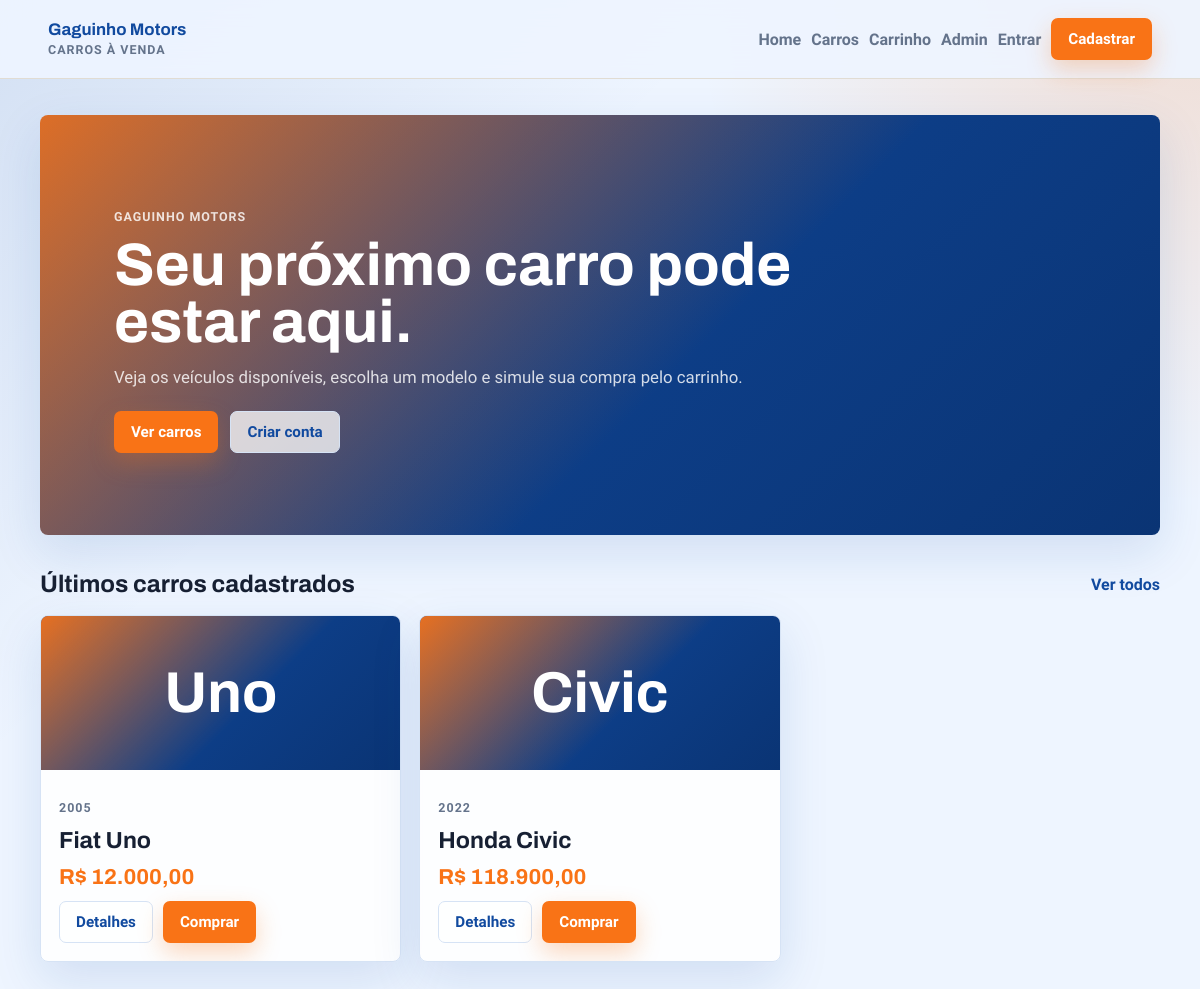
The page / on the database its author committed.
### carros/models.py (models this page shows, shortened)
class Carro(models.Model):
    marca = models.CharField(max_length=100)
    modelo = models.CharField(max_length=100)
    ano = models.IntegerField()
    preco = models.DecimalField(max_digits=10, decimal_places=2)
    descricao = models.TextField()
    @property
    def preco_formatado(self):
        return f"{self.preco:,.2f}".replace(",", "X").replace(".", ",").replace("X", ".")

### carros/views.py (the view)
# urls.py: path('', views.home, name='home'),
def home(request):
    carros = Carro.objects.order_by("-id")[:3]
    return render(request, "home.html", {"carros": carros})

### carros/templates/home.html (shortened to what this page needs)
{% extends "base.html" %}
{% block content %}
<section class="hero">
    <div>
        <p class="eyebrow">Gaguinho Motors</p>
        <h1>Seu próximo carro pode estar aqui.</h1>
        <p class="lead">Veja os veículos disponíveis, escolha um modelo e simule sua compra pelo carrinho.</p>
        <div class="hero-actions">
            <a class="button button-primary" href="{% url 'lista_carros' %}">Ver carros</a>
            <a class="button button-secondary" href="{% url 'cadastro' %}">Criar conta</a>
        </div>
    </div>
</section>
{% if carros %}
    <section class="section-heading">
        <h2>Últimos carros cadastrados</h2>
        <a href="{% url 'lista_carros' %}">Ver todos</a>
    </section>
    <section class="vehicle-grid" aria-label="Últimos carros">
        {% for carro in carros %}
            <article class="vehicle-card">
                <div class="vehicle-cover">
                    <span>{{ carro.modelo }}</span>
                </div>
                <div class="vehicle-body">
                    <div>
                        <p class="vehicle-year">{{ carro.ano }}</p>
                        <h2>{{ carro.marca }} {{ carro.modelo }}</h2>
                    </div>
                    <p class="price">R$ {{ carro.preco_formatado }}</p>
                    <div class="card-actions">
                        <a class="button button-secondary" href="{% url 'detalhe_carro' carro.pk %}">Detalhes</a>
                        <form method="post" action="{% url 'adicionar_carrinho' carro.pk %}">
                            <button class="button button-primary" type="submit">Comprar</button>
                        </form>
                    </div>
                </div>
            </article>
        {% endfor %}
    </section>
{% endif %}
{% endblock %}

### carros/static/css/style.css (style rules this page uses)
:root { --ink: #172033; --muted: #64738b; --paper: #eef5ff; --surface: #ffffff; --line: #d6e3f5; --blue: #114a9f; --blue-dark: #0a3474; --orange: #f97316; --orange-dark: #c9530c; --shadow: 0 18px 50px rgba(17, 74, 159, 0.13); }
* { box-sizing: border-box; }
body { margin: 0; min-height: 100vh; background: linear-gradient(135deg, rgba(17, 74, 159, 0.12), transparent 34%), radial-gradient(circle at top right, rgba(249, 115, 22, 0.18), transparent 32%), var(--paper); color: var(--ink); font-family: "Source Sans 3", "Segoe UI", sans-serif; font-size: 16px; }
a { color: inherit; text-decoration: none; }
.vehicle-cover, .detail-cover { display: grid; place-items: center; color: #fff; background: linear-gradient(135deg, rgba(249, 115, 22, 0.92), transparent 58%), linear-gradient(135deg, var(--blue), var(--blue-dark)); }
.brand strong, h1, h2, h3 { font-family: "Archivo", sans-serif; }
.brand small, .eyebrow, .vehicle-year, dt { color: var(--muted); font-size: 0.78rem; font-weight: 700; letter-spacing: 0.08em; text-transform: uppercase; }
.topnav, .card-actions, .form-actions, .detail-actions { display: flex; align-items: center; gap: 10px; flex-wrap: wrap; }
.page-heading h1, .hero h1, .form-panel h1, .detail-card h1 { margin: 6px 0 8px; font-size: clamp(2rem, 5vw, 4.6rem); line-height: 0.95; }
.lead, .form-panel p, .empty-state p, .detail-description p { color: var(--muted); font-size: 1.05rem; }
.hero { min-height: 420px; display: grid; align-items: center; margin-bottom: 36px; padding: clamp(28px, 7vw, 74px); border-radius: 8px; color: #fff; background: linear-gradient(135deg, rgba(249, 115, 22, 0.88), transparent 58%), linear-gradient(135deg, var(--blue), var(--blue-dark)); box-shadow: var(--shadow); }
.hero h1 { max-width: 760px; color: #fff; }
.hero .eyebrow, .hero .lead { color: rgba(255, 255, 255, 0.82); }
.hero-actions, .admin-actions { display: flex; flex-wrap: wrap; gap: 12px; margin-top: 24px; }
.section-heading { display: flex; align-items: center; justify-content: space-between; gap: 16px; margin: 10px 0 18px; }
.section-heading h2 { margin: 0; }
.section-heading a, .form-note a { color: var(--blue); font-weight: 800; }
.button { display: inline-flex; align-items: center; justify-content: center; min-height: 42px; padding: 10px 16px; border: 1px solid transparent; border-radius: 7px; cursor: pointer; font: 700 0.95rem "Source Sans 3", sans-serif; transition: transform 160ms ease, box-shadow 160ms ease, background 160ms ease; }
.button-primary { color: #fff; background: var(--orange); box-shadow: 0 10px 24px rgba(249, 115, 22, 0.28); }
.button-secondary, .button-ghost { border-color: var(--line); color: var(--blue); background: rgba(255, 255, 255, 0.76); }
.vehicle-card, .vehicle-form, .detail-card, .empty-state, .form-panel { border: 1px solid var(--line); border-radius: 8px; background: rgba(255, 255, 255, 0.9); box-shadow: var(--shadow); }
.vehicle-grid { display: grid; grid-template-columns: repeat(3, minmax(0, 1fr)); gap: 18px; }
.vehicle-card { overflow: hidden; }
.vehicle-cover { min-height: 154px; padding: 18px; text-align: center; font: 700 clamp(2rem, 5vw, 3.6rem) "Archivo", sans-serif; line-height: 1; }
.vehicle-cover span { max-width: 100%; overflow-wrap: anywhere; }
.vehicle-body { display: grid; gap: 12px; padding: 18px; }
.vehicle-body h2 { margin: 2px 0 0; font-size: 1.45rem; }
.price { margin: 0; color: var(--orange); font: 700 1.35rem "Archivo", sans-serif; }
.card-actions form, .cart-item form, .cart-total form { margin: 0; }

### rows shown on the page
Carro: modelo "Uno", ano "2005", marca "Fiat", preco_formatado "12.000,00"
Carro: modelo "Civic", ano "2022", marca "Honda", preco_formatado "118.900,00"
